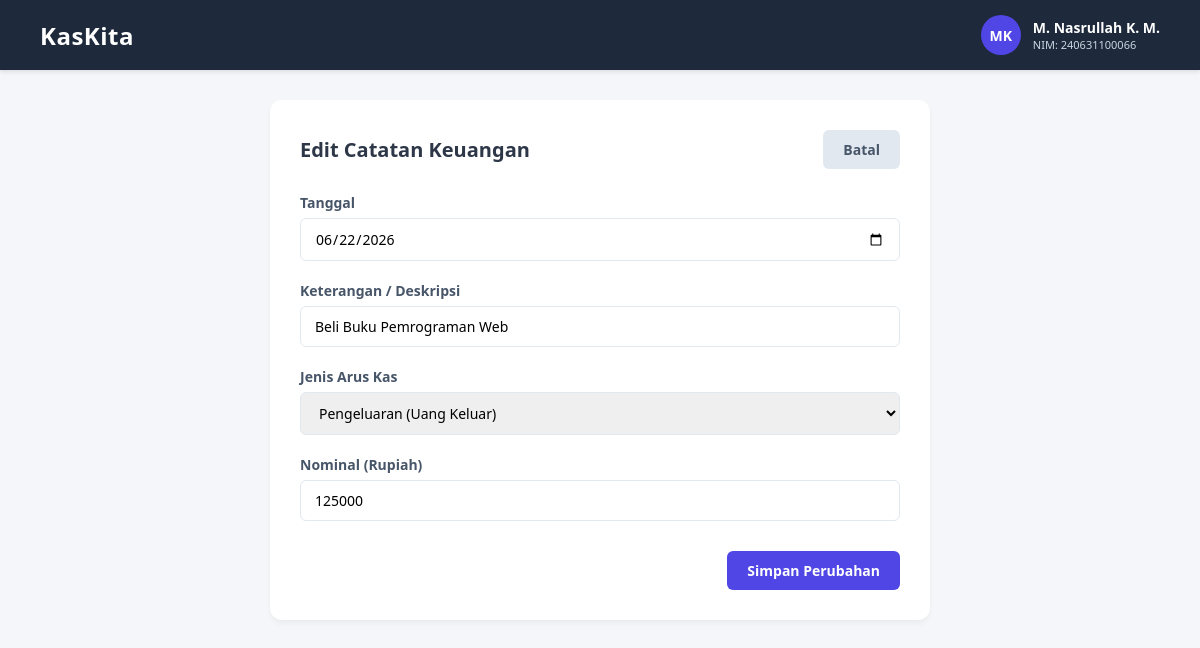
Page /edit.php?id=2 on the committed database.
### tables this page shows
CREATE TABLE `keuangan` (
  `id` int(11) NOT NULL,
  `tanggal` date NOT NULL,
  `keterangan` varchar(255) NOT NULL,
  `tipe` enum('masuk','keluar') NOT NULL,
  `nominal` decimal(10,2) NOT NULL
);

### koneksi.php (called while the page is built, shortened)
<?php
$host = "localhost";
$user = "root";
$pass = "";
$db   = "db_kaskita";
$koneksi = mysqli_connect($host, $user, $pass, $db);
function amankanInput($data) {
    global $koneksi;
    return mysqli_real_escape_string($koneksi, htmlspecialchars(strip_tags($data)));
}
?>

### edit.php (the view, shortened to what this page needs)
<?php
include 'koneksi.php';
$id = amankanInput($_GET['id']);
$query = "SELECT * FROM keuangan WHERE id = $id";
$result = mysqli_query($koneksi, $query);
$data = mysqli_fetch_assoc($result);
?>
<!DOCTYPE html>
<html lang="id">
<head>
    <link rel="stylesheet" href="css/style.css">
</head>
<body>
    <nav class="navbar">
        <div class="nav-brand">KasKita</div>
        <div class="user-profile">
            <span class="user-avatar">MK</span>
            <div class="user-info">
                <span class="user-name">M. Nasrullah K. M.</span>
                <span class="user-nim">NIM: 240631100066</span>
            </div>
        </div>
    </nav>
    <div class="container form-container">
        <div class="content-box">
            <div class="content-header">
                <h2>Edit Catatan Keuangan</h2>
                <a href="index.php" class="btn btn-secondary">Batal</a>
            </div>
            <form action="" method="POST" class="form-crud">
                <div class="form-group">
                    <label for="tanggal">Tanggal</label>
                    <input type="date" id="tanggal" name="tanggal" required value="<?php echo $data['tanggal']; ?>">
                </div>
                <div class="form-group">
                    <label for="keterangan">Keterangan / Deskripsi</label>
                    <input type="text" id="keterangan" name="keterangan" required value="<?php echo $data['keterangan']; ?>" autocomplete="off">
                </div>
                <div class="form-group">
                    <label for="tipe">Jenis Arus Kas</label>
                    <select id="tipe" name="tipe" required>
                        <option value="keluar" <?php echo ($data['tipe'] == 'keluar') ? 'selected' : ''; ?>>Pengeluaran (Uang Keluar)</option>
                    </select>
                </div>
                <div class="form-group">
                    <label for="nominal">Nominal (Rupiah)</label>
                    <input type="number" id="nominal" name="nominal" min="1" required value="<?php echo intval($data['nominal']); ?>">
                </div>
                <div class="form-actions">
                    <button type="submit" name="submit" class="btn btn-primary">Simpan Perubahan</button>
                </div>
            </form>
        </div>
    </div>
</body>
</html>

### css/style.css (style rules this page uses)
:root { --bg-main: #f4f6f9; --bg-white: #ffffff; --text-main: #2d3748; --text-muted: #718096; --primary: #4f46e5; --primary-hover: #4338ca; --masuk: #10b981; --keluar: #ef4444; --border: #e2e8f0; }
* { margin: 0; padding: 0; box-sizing: border-box; font-family: 'Segoe UI', Tahoma, Geneva, Verdana, sans-serif; }
body { background-color: var(--bg-main); color: var(--text-main); }
.navbar { background-color: #1e293b; color: #ffffff; display: flex; justify-content: space-between; align-items: center; padding: 15px 40px; box-shadow: 0 2px 4px rgba(0,0,0,0.1); }
.nav-brand { font-size: 24px; font-weight: 700; letter-spacing: 0.5px; }
.user-profile { display: flex; align-items: center; gap: 12px; }
.user-avatar { background-color: var(--primary); width: 40px; height: 40px; border-radius: 50%; display: flex; align-items: center; justify-content: center; font-weight: 600; font-size: 14px; }
.user-info { display: flex; flex-direction: column; }
.user-name { font-size: 14px; font-weight: 600; }
.user-nim { font-size: 11px; color: #cbd5e1; }
.container { max-width: 1200px; margin: 30px auto; padding: 0 20px; }
.form-container { max-width: 700px; }
.content-box { background-color: var(--bg-white); border-radius: 12px; padding: 30px; box-shadow: 0 4px 6px -1px rgba(0, 0, 0, 0.05); }
.content-header { display: flex; justify-content: space-between; align-items: center; margin-bottom: 24px; flex-wrap: wrap; gap: 15px; }
.content-header h2 { font-size: 20px; font-weight: 600; }
.btn { display: inline-block; padding: 10px 20px; border-radius: 6px; font-weight: 600; text-decoration: none; font-size: 14px; cursor: pointer; transition: all 0.2s; border: none; }
.btn-primary { background-color: var(--primary); color: #fff; }
.btn-secondary { background-color: #e2e8f0; color: #475569; }
.form-crud { display: flex; flex-direction: column; gap: 20px; }
.form-group { display: flex; flex-direction: column; gap: 6px; }
.form-group label { font-size: 14px; font-weight: 600; color: #475569; }
.form-group input, .form-group select { padding: 10px 14px; border: 1px solid var(--border); border-radius: 6px; font-size: 14px; outline: none; transition: border 0.2s; }
.form-actions { margin-top: 10px; display: flex; justify-content: flex-end; }

### rows in the picture
keuangan: tanggal "06/22/2026", keterangan "Beli Buku Pemrograman Web", tipe "Pengeluaran (Uang Keluar)", nominal "125000"
